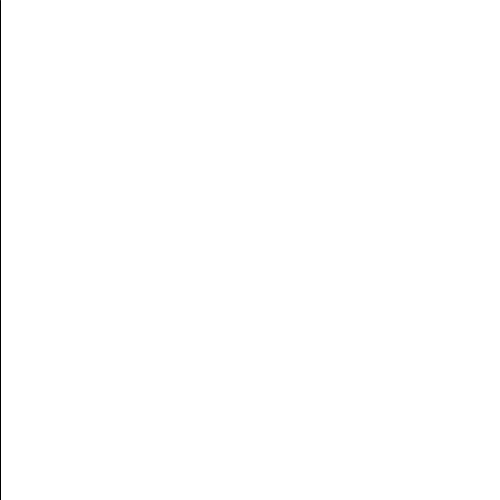
Frame 1 (no input)
Frame 60 (the mouse pressed at the canvas centre just before this capture): identical to frame 1, image omitted
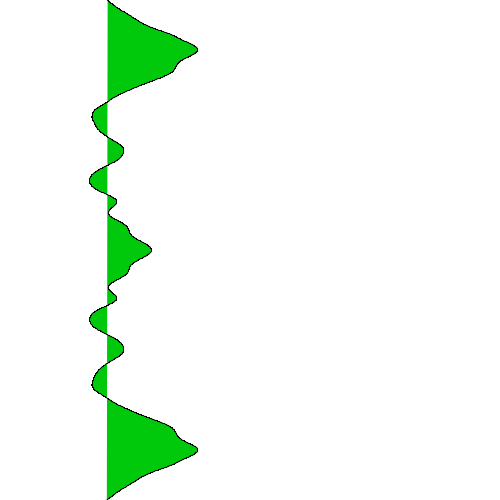
Frame 120 (the mouse held since frame 60 and released just before this capture)

The Processing sketch that drew these frames (run headless with seeded random() and noise(); from frame 60 on, the mouse is pressed at the canvas centre):

// Processing sketch: noiseLimitShiftShape
// ── noiseLimitShiftShape.pde
void setup()
{
  size(500, 500);
  fill(0,200,10);
}
float limitT = 5;
void draw()
{
  background(255);
  float t = 0;
  float x = 0;
  float shift = -mouseY * 0.01;
  beginShape();
  while (t < limitT)
  {
    t = t + 0.003;
    x = noise(t+shift) * mouseX;
    float y = t*height/limitT; //rozciagniecie wizualizacji czasu na cala wysokosc ekranu
    vertex(x,y);
  }
  endShape();
}
